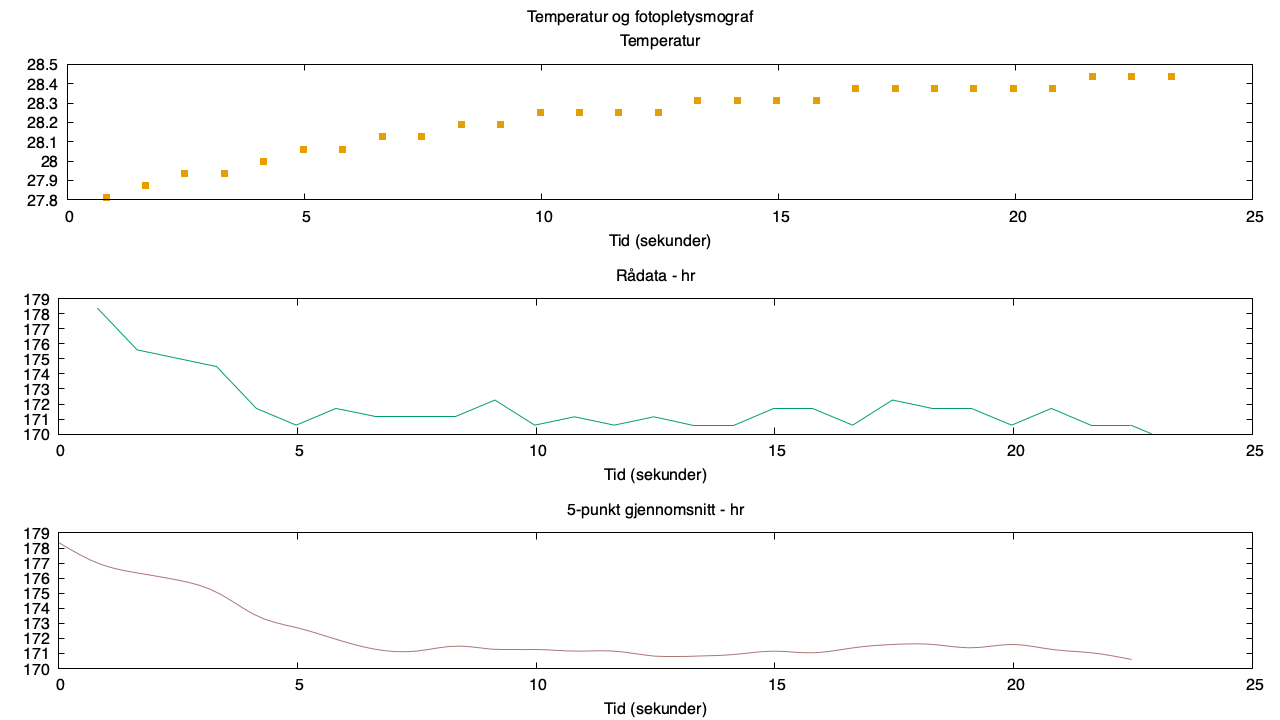

Generate this figure with gnuplot:
# Separate values by comma
set datafile separator ","

# Output to PDF
set terminal pngcairo size 1280,720 font "Helvetica" background rgb 'white'
set output "temp_and_hr.png"

# Auto generate stats for the 'data.csv' file to use later
stats "readings.csv" using 1:2 name "stats"

# Function returning how many data points we have processed (and should divide by to get average).
# Capped to at least 1 and max 5.
samples(x) = $0 > 4 ? 5 : ($0+1)

# Function to put current data point in back1, previous back1 value into back2, etc. ...
shift5(x) = (back5 = back4, back4 = back3, back3 = back2, back2 = back1, back1 = x)

# Function that calls shift above, then calculate average of all backX values (last 1-5 data points).
avg5(x) = (shift5(x), (back1+back2+back3+back4+back5)/samples($0))

# Function to initialise values to 0 at start.
init(x) = (back1 = back2 = back3 = back4 = back5 = sum = 0)

set xlabel "Tid (sekunder)"

set multiplot layout 3,1 title "Temperatur og fotopletysmograf"

set title "Temperatur"
plot 'readings.csv' using 1:3 lt 5 lc 4 notitle

unset key
unset y2tics
set title "Rådata - hr"
set yrange[170:179]
plot 'readings.csv' using 1:2 lt 7 lc 2 w l,
# Actual plot (Note: Using stats, not the data file!)
set title "5-punkt gjennomsnitt - hr"
plot sum = init(0), \
     '' using ($1-stats_min_x):(avg5($2)) with lines smooth csplines lc rgb '#aa7777' notitle ''
unset multiplot